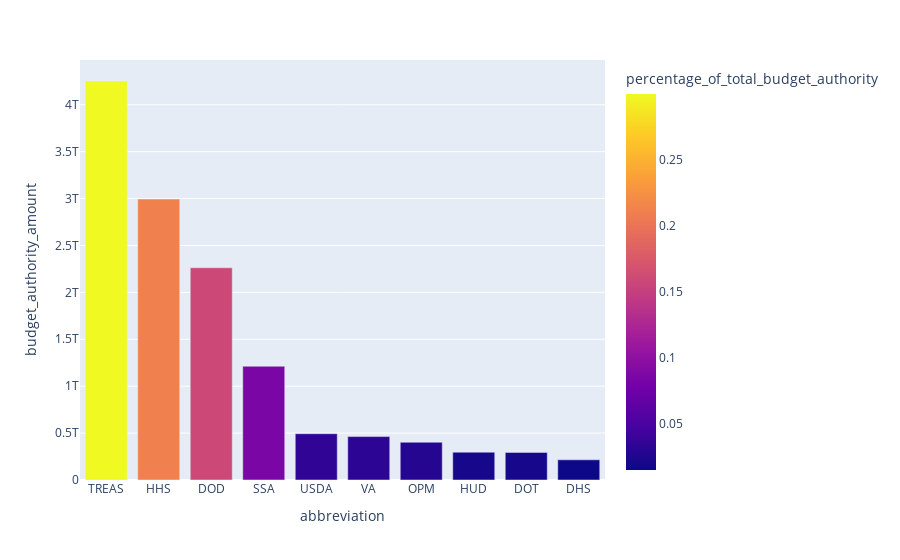

The notebook cell this image was saved under:
### Code cell
fig3 = px.bar(highBudgetAuhtorityAmount,x='abbreviation',y='budget_authority_amount',
              color='percentage_of_total_budget_authority',
              hover_data=['agency_id','agency_name','toptier_code'],
              )
fig3.show()

### Figure 1 — Plotly figure (JSON) as saved in the notebook; plotly's stock layout.template omitted (floating-point values rounded to 4 significant figures)
{"data": [{"customdata": [[456, "Department of the Treasury", 20], [806, "Department of Health and Human Services", 75], [1173, "Department of Defense", 97], [539, "Social Security Administration", 28], [95, "Department of Agriculture", 12], [561, "Department of Veterans Affairs", 36], [503, "Office of Personnel Management", 24], [882, "Department of Housing and Urban Development", 86], [731, "Department of Transportation", 69], [766, "Department of Homeland Security", 70]], "hovertemplate": "abbreviation=%{x}<br>budget_authority_amount=%{y}<br>agency_id=%{customdata[0]}<br>agency_name=%{customdata[1]}<br>toptier_code=%{customdata[2]}<br>percentage_of_total_budget_authority=%{marker.color}<extra></extra>", "legendgroup": "", "marker": {"color": [0.2996, 0.211, 0.1594, 0.08543, 0.03476, 0.0326, 0.02836, 0.02088, 0.02073, 0.01517], "coloraxis": "coloraxis", "pattern": {"shape": ""}}, "name": "", "orientation": "v", "showlegend": false, "textposition": "auto", "type": "bar", "x": ["TREAS", "HHS", "DOD", "SSA", "USDA", "VA", "OPM", "HUD", "DOT", "DHS"], "xaxis": "x", "y": [4253000000000.0, 2995000000000.0, 2263000000000.0, 1213000000000.0, 493500000000.0, 462800000000.0, 402600000000.0, 296400000000.0, 294300000000.0, 215300000000.0], "yaxis": "y"}], "layout": {"barmode": "relative", "coloraxis": {"colorbar": {"title": {"text": "percentage_of_total_budget_authority"}}, "colorscale": [[0, "#0d0887"], [0.1111, "#46039f"], [0.2222, "#7201a8"], [0.3333, "#9c179e"], [0.4444, "#bd3786"], [0.5556, "#d8576b"], [0.6667, "#ed7953"], [0.7778, "#fb9f3a"], [0.8889, "#fdca26"], [1, "#f0f921"]]}, "legend": {"tracegroupgap": 0}, "margin": {"t": 60}, "xaxis": {"anchor": "y", "domain": [0, 1], "title": {"text": "abbreviation"}}, "yaxis": {"anchor": "x", "domain": [0, 1], "title": {"text": "budget_authority_amount"}}}}
